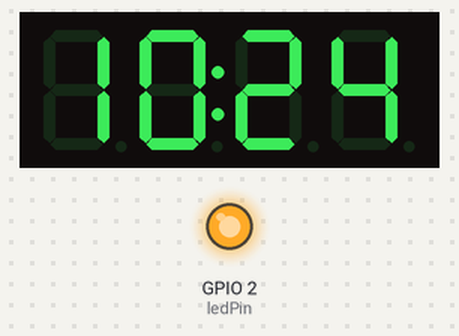
Recording of a sketch running on a simulated ESP8266 (NodeMCU). Shown: 4-digit seven-segment display, output pins drawn as LEDs (lit = HIGH). WiFi joins after 1.5 s; servers stay silent unless stated; network time is answered at once with the bench clock; the local clock reads 2024-03-15 10:24:30 at power-on unless the sketch sets it; what the sketch prints to the serial monitor is not drawn.

Above: at 2.1 s.
At 65.3 s:
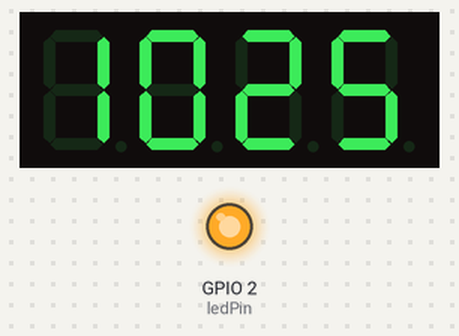
At 128.5 s:
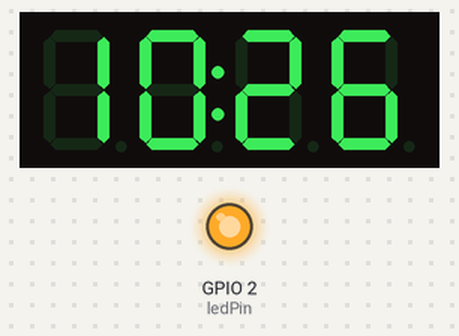

The sketch:

NTP-LED.ino
```cpp
// Timezone and DST Settings
// Timezone and DST Settings
// Timezone and DST Settings
// Timezone and DST
// Select your timezone by setting the corresponding number (1-10):
// 1 = UTC
// 2 = EST (Eastern Standard Time, UTC-5)
// 3 = CST (Central Standard Time, UTC-6)
// 4 = MST (Mountain Standard Time, UTC-7)
// 5 = PST (Pacific Standard Time, UTC-8)
// 6 = CET (Central European Time, UTC+1)
// 7 = MSK (Moscow Standard Time, UTC+3)
// 8 = CST (China Standard Time, UTC+8)
// 9 = JST (Japan Standard Time, UTC+9)
// 10 = AEST (Australian Eastern Standard Time, UTC+10)

#include <ESP8266WiFi.h>
#include <NTPClient.h>
#include <WiFiUdp.h>
#include <Wire.h>
#include <RTClib.h>
#include <Adafruit_GFX.h>
#include <Adafruit_LEDBackpack.h>
#include "secrets.h"  // Include the secrets file

// Timezone and DST Settings
int timezoneSelection = 3;  // Set this number to your timezone (1-10)
bool useDST = true;  // Set to true if DST should be used, false otherwise

// List of Common Timezones (in seconds offset from UTC)
int timezoneOffsets[] = {
  0,      // UTC
  -18000, // EST (UTC-5)
  -21600, // CST (UTC-6)
  -25200, // MST (UTC-7)
  -28800, // PST (UTC-8)
  3600,   // CET (UTC+1)
  10800,  // MSK (UTC+3)
  28800,  // CST (UTC+8)
  32400,  // JST (UTC+9)
  36000   // AEST (UTC+10)
};

const char* timezoneNames[] = {
  "UTC",
  "EST (UTC-5)",
  "CST (UTC-6)",
  "MST (UTC-7)",
  "PST (UTC-8)",
  "CET (UTC+1)",
  "MSK (UTC+3)",
  "CST (China, UTC+8)",
  "JST (UTC+9)",
  "AEST (UTC+10)"
};

// NTP Client Settings
WiFiUDP ntpUDP;
int timeOffset = timezoneOffsets[timezoneSelection - 1];  // Get initial timezone offset
NTPClient timeClient(ntpUDP, "pool.ntp.org", timeOffset, 60000); // Sync time every 60 seconds

RTC_DS3231 rtc;
Adafruit_7segment matrix = Adafruit_7segment();

const int ledPin = LED_BUILTIN;  // Onboard LED pin

// Time tracking
DateTime lastSyncTime;
const unsigned long syncInterval = 3600; // 1 hour in seconds
DateTime lastRetryTime;
const unsigned long retryInterval = 900; // 15 minutes in seconds
bool firstLoop = true;  // Flag to track the first loop iteration
bool errorOccurred = false;  // Flag to track if an error occurred
bool wasConnected = false;  // Track the previous Wi-Fi state

// Wi-Fi connection retry settings
const int maxRetries = 15;
unsigned long lastWiFiCheck = 0; // To track the last Wi-Fi check time
const unsigned long wifiCheckInterval = 60000; // Check Wi-Fi every minute when disconnected

void setup() {
  Serial.begin(115200);  // Start the serial communication

  pinMode(ledPin, OUTPUT);  // Initialize the onboard LED pin
  digitalWrite(ledPin, HIGH);  // Ensure the LED is off initially

  // Display selected timezone and DST setting
  Serial.println("Selected Timezone: " + String(timezoneNames[timezoneSelection - 1]));
  Serial.println("Daylight Savings Time: " + String(useDST ? "Enabled" : "Disabled"));

  // Adjust for DST if needed
  if (useDST) {
    timeOffset += 3600;  // Add 1 hour for DST
    timeClient.setTimeOffset(timeOffset);  // Update the NTP client with the new offset
  }

  // Initialize the LED display
  Serial.println("Initializing LED display...");
  matrix.begin(0x70);

  // Attempt to connect to Wi-Fi
  connectToWiFi();

  // Initialize NTP Client
  timeClient.begin();

  // Initialize RTC
  Serial.println("Checking RTC connection...");
  if (!rtc.begin()) {
    Serial.println("Couldn't find RTC");
    while (1);
  }

  // Set time if RTC is not running or on the first boot
  if (rtc.lostPower()) {
    Serial.println("RTC lost power, setting time from NTP.");
    syncTimeWithNTP();
  } else if (WiFi.status() == WL_CONNECTED) {
    Serial.println("Syncing RTC with NTP on first boot...");
    syncTimeWithNTP();
    lastSyncTime = rtc.now();  // Set the initial sync time
  } else {
    Serial.println("RTC is running with saved time.");
    lastSyncTime = rtc.now();  // Set the initial sync time
    lastRetryTime = rtc.now();  // Set the initial retry time
  }
}

void loop() {
  if (firstLoop) {
    Serial.println("Main loop running...");
    firstLoop = false;  // Set the flag to false after the first loop iteration
  }

  DateTime now = rtc.now();

  // Update RTC from NTP every hour
  if ((now - lastSyncTime).totalseconds() >= syncInterval) {
    syncTimeWithNTP();
    lastSyncTime = rtc.now();  // Reset the last sync time
  }

  // Check Wi-Fi connection status
  if (WiFi.status() != WL_CONNECTED) {
    if (!errorOccurred) {
      // Print Wi-Fi loss information only once when disconnected
      Serial.println("Wi-Fi disconnected at " + now.timestamp());
      errorOccurred = true;
    }
    if (millis() - lastWiFiCheck >= wifiCheckInterval) {
      lastWiFiCheck = millis();  // Update the last check time
      connectToWiFi();  // Attempt to reconnect to Wi-Fi
    }
  } else {
    if (errorOccurred || !wasConnected) {
      // Print reconnection information when Wi-Fi reconnects
      Serial.println("Wi-Fi connected at " + now.timestamp());
      Serial.println("Connected to SSID: " + String(WiFi.SSID()));
      Serial.println("Signal strength (RSSI): " + String(WiFi.RSSI()) + " dBm");
      Serial.println("Local IP address: " + WiFi.localIP().toString());
      errorOccurred = false;
    }
  }

  wasConnected = (WiFi.status() == WL_CONNECTED);  // Update the Wi-Fi connection status

  // Display time on LED matrix
  displayTime(now.hour(), now.minute(), now.second());

  // Blink the LED if an error occurred (i.e., Wi-Fi is disconnected)
  if (errorOccurred) {
    digitalWrite(ledPin, !digitalRead(ledPin));  // Toggle the LED state
  } else {
    digitalWrite(ledPin, HIGH);  // Turn off the LED if Wi-Fi is connected
  }

  delay(1000);  // Update every second
}

// Function to connect to Wi-Fi with retries
void connectToWiFi() {
  int retries = 0;
  Serial.println("Attempting to connect to WiFi...");

  WiFi.begin(ssid, password);

  while (WiFi.status() != WL_CONNECTED && retries < maxRetries) {
    delay(1000);
    Serial.print(".");
    retries++;
  }

  if (WiFi.status() == WL_CONNECTED) {
    Serial.println("\nConnected to WiFi");
    errorOccurred = false;  // Clear the error flag
    digitalWrite(ledPin, HIGH);  // Turn off the LED immediately after connecting
  } else {
    Serial.println("\nFailed to connect to WiFi. Running from RTC.");
    errorOccurred = true;  // Set the error flag
  }
}

// Function to sync RTC with NTP time
void syncTimeWithNTP() {
  if (WiFi.status() == WL_CONNECTED) {
    Serial.println("Syncing time with NTP...");
    timeClient.update();

    unsigned long epochTime = timeClient.getEpochTime();
    if (epochTime > 0) {
      // Convert epoch to DateTime
      DateTime ntpTime = DateTime(epochTime);

      // Set RTC with NTP time
      rtc.adjust(ntpTime);
      Serial.println("RTC time successfully updated with NTP time.");
      errorOccurred = false;  // Clear the error flag
    } else {
      Serial.println("Failed to retrieve time from NTP server.");
      errorOccurred = true;  // Set the error flag
    }
  } else {
    Serial.println("Cannot sync with NTP. No Wi-Fi connection. Using RTC time.");
    errorOccurred = true;  // Set the error flag
  }
}

void displayTime(int hour, int minute, int second) {
  // Display hour
  matrix.writeDigitNum(0, hour / 10);  // Tens digit of the hour
  matrix.writeDigitNum(1, hour % 10);  // Ones digit of the hour

  // Blink colon based on seconds
  matrix.drawColon(second % 2 == 0);  // Colon on for even seconds, off for odd seconds

  // Display minute
  matrix.writeDigitNum(3, minute / 10);  // Tens digit of the minute
  matrix.writeDigitNum(4, minute % 10);  // Ones digit of the minute

  matrix.writeDisplay();  // Update the display
}
```

secrets.h
```cpp
#ifndef SECRETS_H
#define SECRETS_H

const char* ssid = "SSID";
const char* password = "Password";

#endif
```
